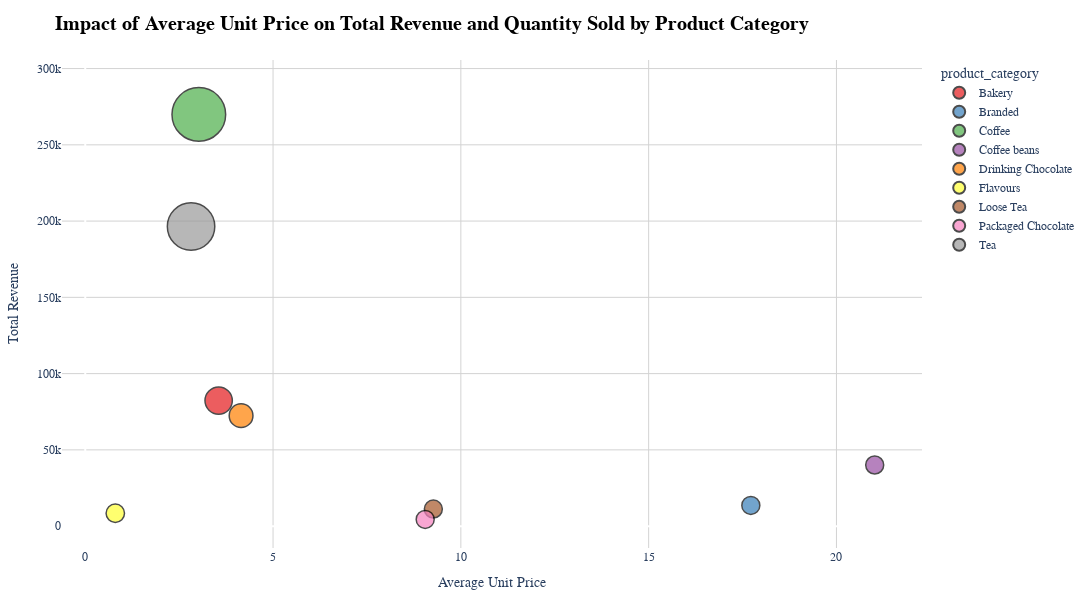

Write notebook code for a chart like this one.
### Code cell
fig = px.scatter(
    summary_data,
    x='average_unit_price',
    y='total_Revenue',
    size='total_quantity_sold',
    color='product_category',
    hover_name='product_category',
    title='<b>Impact of Average Unit Price on Total Revenue and Quantity Sold by Product Category</b>',
    labels={
        'average_unit_price': 'Average Unit Price', 
        'total_sales': 'Total Sales'
    },
    color_discrete_sequence=px.colors.qualitative.Set1  
)

fig.update_layout(
    title_font=dict(size=20, family='Arial', color='black'),
    font=dict(size=12, family='Arial'),
    height=600,
    width=1200,
    plot_bgcolor='white',
    margin=dict(t=60, b=50, l=50, r=50),
    xaxis=dict(
        title='Average Unit Price',
        showgrid=True,
        gridcolor='lightgray'
    ),
    yaxis=dict(
        title='Total Revenue',
        showgrid=True,
        gridcolor='lightgray'
    ),
    showlegend=True  # Keep the legend visible
)

# Adjust marker sizes to ensure visibility without overwhelming the chart
fig.update_traces(
    marker=dict(
        sizemode='area',
        sizeref=2.5*max(summary_data['total_quantity_sold'])/(60**2),  # Optimized for better balance
        sizemin=9,  # Ensure small points are visible without being too large
        line=dict(width=1.5, color='black')
    )
)

# Show the plot
fig.show()

### Figure 1 — Plotly figure (JSON) as saved in the notebook; plotly's stock layout.template omitted (floating-point values rounded to 4 significant figures)
{"data": [{"hovertemplate": "<b>%{hovertext}</b><br><br>product_category=Bakery<br>Average Unit Price=%{x}<br>total_Revenue=%{y}<br>total_quantity_sold=%{marker.size}<extra></extra>", "hovertext": ["Bakery"], "legendgroup": "Bakery", "marker": {"color": "rgb(228,26,28)", "line": {"color": "black", "width": 1.5}, "size": [23214], "sizemin": 9, "sizemode": "area", "sizeref": 61.98, "symbol": "circle"}, "mode": "markers", "name": "Bakery", "orientation": "v", "showlegend": true, "type": "scatter", "x": [3.552], "xaxis": "x", "y": [82320.0], "yaxis": "y"}, {"hovertemplate": "<b>%{hovertext}</b><br><br>product_category=Branded<br>Average Unit Price=%{x}<br>total_Revenue=%{y}<br>total_quantity_sold=%{marker.size}<extra></extra>", "hovertext": ["Branded"], "legendgroup": "Branded", "marker": {"color": "rgb(55,126,184)", "line": {"color": "black", "width": 1.5}, "size": [776], "sizemin": 9, "sizemode": "area", "sizeref": 61.98, "symbol": "circle"}, "mode": "markers", "name": "Branded", "orientation": "v", "showlegend": true, "type": "scatter", "x": [17.72], "xaxis": "x", "y": [13607], "yaxis": "y"}, {"hovertemplate": "<b>%{hovertext}</b><br><br>product_category=Coffee<br>Average Unit Price=%{x}<br>total_Revenue=%{y}<br>total_quantity_sold=%{marker.size}<extra></extra>", "hovertext": ["Coffee"], "legendgroup": "Coffee", "marker": {"color": "rgb(77,175,74)", "line": {"color": "black", "width": 1.5}, "size": [89250], "sizemin": 9, "sizemode": "area", "sizeref": 61.98, "symbol": "circle"}, "mode": "markers", "name": "Coffee", "orientation": "v", "showlegend": true, "type": "scatter", "x": [3.024], "xaxis": "x", "y": [270000.0], "yaxis": "y"}, {"hovertemplate": "<b>%{hovertext}</b><br><br>product_category=Coffee beans<br>Average Unit Price=%{x}<br>total_Revenue=%{y}<br>total_quantity_sold=%{marker.size}<extra></extra>", "hovertext": ["Coffee beans"], "legendgroup": "Coffee beans", "marker": {"color": "rgb(152,78,163)", "line": {"color": "black", "width": 1.5}, "size": [1828], "sizemin": 9, "sizemode": "area", "sizeref": 61.98, "symbol": "circle"}, "mode": "markers", "name": "Coffee beans", "orientation": "v", "showlegend": true, "type": "scatter", "x": [21.02], "xaxis": "x", "y": [40090.0], "yaxis": "y"}, {"hovertemplate": "<b>%{hovertext}</b><br><br>product_category=Drinking Chocolate<br>Average Unit Price=%{x}<br>total_Revenue=%{y}<br>total_quantity_sold=%{marker.size}<extra></extra>", "hovertext": ["Drinking Chocolate"], "legendgroup": "Drinking Chocolate", "marker": {"color": "rgb(255,127,0)", "line": {"color": "black", "width": 1.5}, "size": [17457], "sizemin": 9, "sizemode": "area", "sizeref": 61.98, "symbol": "circle"}, "mode": "markers", "name": "Drinking Chocolate", "orientation": "v", "showlegend": true, "type": "scatter", "x": [4.149], "xaxis": "x", "y": [72416], "yaxis": "y"}, {"hovertemplate": "<b>%{hovertext}</b><br><br>product_category=Flavours<br>Average Unit Price=%{x}<br>total_Revenue=%{y}<br>total_quantity_sold=%{marker.size}<extra></extra>", "hovertext": ["Flavours"], "legendgroup": "Flavours", "marker": {"color": "rgb(255,255,51)", "line": {"color": "black", "width": 1.5}, "size": [10511], "sizemin": 9, "sizemode": "area", "sizeref": 61.98, "symbol": "circle"}, "mode": "markers", "name": "Flavours", "orientation": "v", "showlegend": true, "type": "scatter", "x": [0.8], "xaxis": "x", "y": [8409.0], "yaxis": "y"}, {"hovertemplate": "<b>%{hovertext}</b><br><br>product_category=Loose Tea<br>Average Unit Price=%{x}<br>total_Revenue=%{y}<br>total_quantity_sold=%{marker.size}<extra></extra>", "hovertext": ["Loose Tea"], "legendgroup": "Loose Tea", "marker": {"color": "rgb(166,86,40)", "line": {"color": "black", "width": 1.5}, "size": [1210], "sizemin": 9, "sizemode": "area", "sizeref": 61.98, "symbol": "circle"}, "mode": "markers", "name": "Loose Tea", "orientation": "v", "showlegend": true, "type": "scatter", "x": [9.267], "xaxis": "x", "y": [11210.0], "yaxis": "y"}, {"hovertemplate": "<b>%{hovertext}</b><br><br>product_category=Packaged Chocolate<br>Average Unit Price=%{x}<br>total_Revenue=%{y}<br>total_quantity_sold=%{marker.size}<extra></extra>", "hovertext": ["Packaged Chocolate"], "legendgroup": "Packaged Chocolate", "marker": {"color": "rgb(247,129,191)", "line": {"color": "black", "width": 1.5}, "size": [487], "sizemin": 9, "sizemode": "area", "sizeref": 61.98, "symbol": "circle"}, "mode": "markers", "name": "Packaged Chocolate", "orientation": "v", "showlegend": true, "type": "scatter", "x": [9.051], "xaxis": "x", "y": [4408.0], "yaxis": "y"}, {"hovertemplate": "<b>%{hovertext}</b><br><br>product_category=Tea<br>Average Unit Price=%{x}<br>total_Revenue=%{y}<br>total_quantity_sold=%{marker.size}<extra></extra>", "hovertext": ["Tea"], "legendgroup": "Tea", "marker": {"color": "rgb(153,153,153)", "line": {"color": "black", "width": 1.5}, "size": [69737], "sizemin": 9, "sizemode": "area", "sizeref": 61.98, "symbol": "circle"}, "mode": "markers", "name": "Tea", "orientation": "v", "showlegend": true, "type": "scatter", "x": [2.817], "xaxis": "x", "y": [196400.0], "yaxis": "y"}], "layout": {"font": {"family": "Arial", "size": 12}, "height": 600, "legend": {"itemsizing": "constant", "title": {"text": "product_category"}, "tracegroupgap": 0}, "margin": {"b": 50, "l": 50, "r": 50, "t": 60}, "plot_bgcolor": "white", "showlegend": true, "title": {"font": {"color": "black", "family": "Arial", "size": 20}, "text": "<b>Impact of Average Unit Price on Total Revenue and Quantity Sold by Product Category</b>"}, "width": 1200, "xaxis": {"anchor": "y", "domain": [0, 1], "gridcolor": "lightgray", "showgrid": true, "title": {"text": "Average Unit Price"}}, "yaxis": {"anchor": "x", "domain": [0, 1], "gridcolor": "lightgray", "showgrid": true, "title": {"text": "Total Revenue"}}}}
